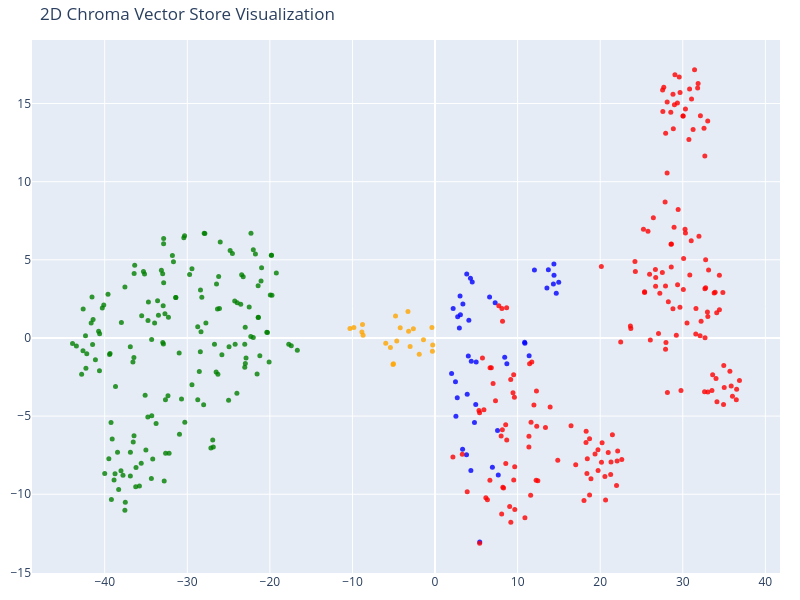

Here is the notebook cell this chart was saved with:
### Code cell
tsne = TSNE(n_components=2, random_state=42)
reduced_vectors = tsne.fit_transform(vectors)

# Create the 2D scatter plot
fig = go.Figure(data=[go.Scatter(
    x=reduced_vectors[:, 0],
    y=reduced_vectors[:, 1],

    mode='markers',
    marker=dict(size=5, color=colors, opacity=0.8),
    text=[f"Type: {t}<br>Text: {d[:100]}..." for t, d in zip(doc_types, documents)],
    hoverinfo='text'
)])

fig.update_layout(title='2D Chroma Vector Store Visualization',
    scene=dict(xaxis_title='x',yaxis_title='y'),
    width=800,
    height=600,
    margin=dict(r=20, b=10, l=10, t=40)
)

fig.show()

### Figure 1 — Plotly figure (JSON) as saved in the notebook; plotly's stock layout.template omitted (floating-point values rounded to 4 significant figures; data arrays with more than 128 entries replaced by an {"elided": "..."} marker saying what was removed)
{"data": [{"hoverinfo": "text", "marker": {"color": {"elided": "399 str values"}, "opacity": 0.8, "size": 5}, "mode": "markers", "text": {"elided": "399 str values"}, "type": "scatter", "x": {"elided": "399 float values"}, "y": {"elided": "399 float values"}}], "layout": {"height": 600, "margin": {"b": 10, "l": 10, "r": 20, "t": 40}, "scene": {"xaxis": {"title": {"text": "x"}}, "yaxis": {"title": {"text": "y"}}}, "title": {"text": "2D Chroma Vector Store Visualization"}, "width": 800}}
